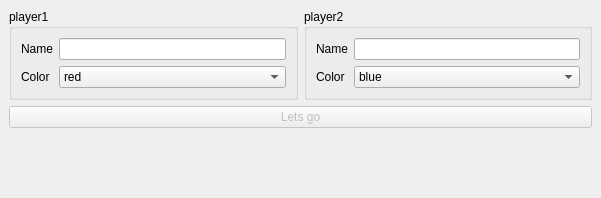
<?xml version="1.0" encoding="UTF-8"?>
<ui version="4.0">
 <class>gamesetting</class>
 <widget class="QMainWindow" name="gamesetting">
  <property name="geometry">
   <rect>
    <x>0</x>
    <y>0</y>
    <width>601</width>
    <height>198</height>
   </rect>
  </property>
  <property name="windowTitle">
   <string>MainWindow</string>
  </property>
  <widget class="QWidget" name="centralwidget">
   <layout class="QHBoxLayout" name="horizontalLayout">
    <item>
     <layout class="QGridLayout" name="gridLayout_3">
      <item row="0" column="1">
       <widget class="QGroupBox" name="groupBox_player2">
        <property name="title">
         <string>player2</string>
        </property>
        <layout class="QGridLayout" name="gridLayout_5">
         <item row="0" column="0">
          <layout class="QGridLayout" name="gridLayout_2">
           <item row="2" column="0">
            <widget class="QLabel" name="label_color_player2">
             <property name="text">
              <string>Color</string>
             </property>
            </widget>
           </item>
           <item row="2" column="1">
            <widget class="QComboBox" name="comboBox_player2">
             <item>
              <property name="text">
               <string>blue</string>
              </property>
             </item>
             <item>
              <property name="text">
               <string>red</string>
              </property>
             </item>
             <item>
              <property name="text">
               <string>yellow</string>
              </property>
             </item>
             <item>
              <property name="text">
               <string>green</string>
              </property>
             </item>
             <item>
              <property name="text">
               <string>pink</string>
              </property>
             </item>
             <item>
              <property name="text">
               <string>purple</string>
              </property>
             </item>
             <item>
              <property name="text">
               <string>black</string>
              </property>
             </item>
             <item>
              <property name="text">
               <string>white</string>
              </property>
             </item>
            </widget>
           </item>
           <item row="0" column="0">
            <widget class="QLabel" name="label_name_player2">
             <property name="text">
              <string>Name</string>
             </property>
            </widget>
           </item>
           <item row="0" column="1">
            <widget class="QLineEdit" name="lineEdit_player2"/>
           </item>
          </layout>
         </item>
        </layout>
       </widget>
      </item>
      <item row="4" column="0" colspan="2">
       <widget class="QLabel" name="label_warning2">
        <property name="maximumSize">
         <size>
          <width>16777215</width>
          <height>16777215</height>
         </size>
        </property>
        <property name="styleSheet">
         <string notr="true">color: red;</string>
        </property>
        <property name="text">
         <string/>
        </property>
       </widget>
      </item>
      <item row="2" column="0" colspan="2">
       <widget class="QPushButton" name="btn_letsgo">
        <property name="enabled">
         <bool>false</bool>
        </property>
        <property name="text">
         <string>Lets go</string>
        </property>
       </widget>
      </item>
      <item row="0" column="0">
       <widget class="QGroupBox" name="groupBox_player1">
        <property name="title">
         <string>player1</string>
        </property>
        <layout class="QGridLayout" name="gridLayout_4">
         <item row="0" column="0">
          <layout class="QGridLayout" name="gridLayout">
           <item row="0" column="0">
            <widget class="QLabel" name="label_name_player1">
             <property name="text">
              <string>Name</string>
             </property>
            </widget>
           </item>
           <item row="0" column="1">
            <widget class="QLineEdit" name="lineEdit_player1"/>
           </item>
           <item row="1" column="0">
            <widget class="QLabel" name="label_color_player1">
             <property name="text">
              <string>Color</string>
             </property>
            </widget>
           </item>
           <item row="1" column="1">
            <widget class="QComboBox" name="comboBox_player1">
             <item>
              <property name="text">
               <string>red</string>
              </property>
             </item>
             <item>
              <property name="text">
               <string>blue</string>
              </property>
             </item>
             <item>
              <property name="text">
               <string>yellow</string>
              </property>
             </item>
             <item>
              <property name="text">
               <string>green</string>
              </property>
             </item>
             <item>
              <property name="text">
               <string>pink</string>
              </property>
             </item>
             <item>
              <property name="text">
               <string>purple</string>
              </property>
             </item>
             <item>
              <property name="text">
               <string>black</string>
              </property>
             </item>
             <item>
              <property name="text">
               <string>white</string>
              </property>
             </item>
            </widget>
           </item>
          </layout>
         </item>
        </layout>
       </widget>
      </item>
      <item row="3" column="0" colspan="2">
       <widget class="QLabel" name="label_warning1">
        <property name="styleSheet">
         <string notr="true">color: red;</string>
        </property>
        <property name="text">
         <string/>
        </property>
       </widget>
      </item>
     </layout>
    </item>
   </layout>
  </widget>
 </widget>
 <resources/>
 <connections/>
</ui>
